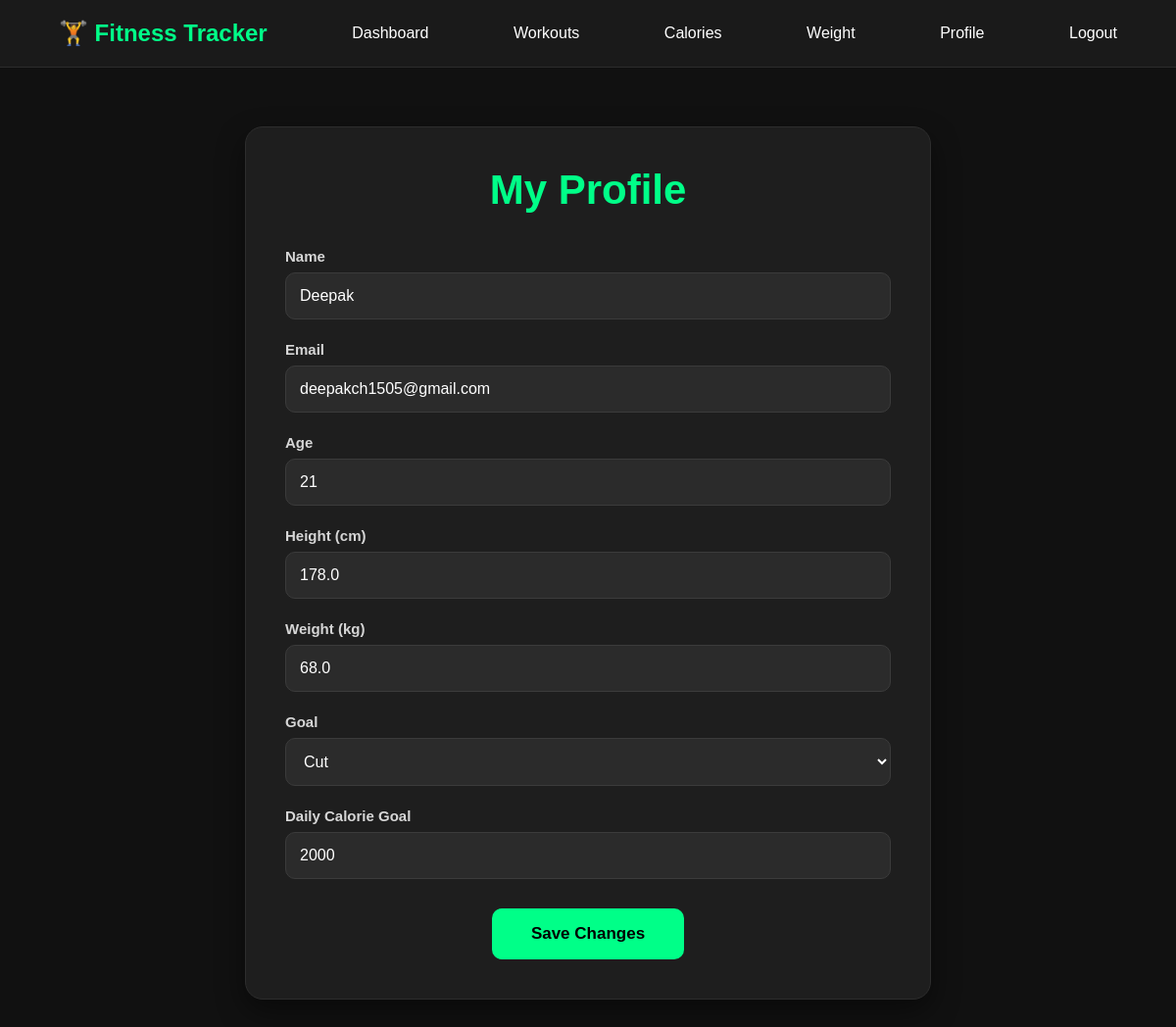
Screenshot of /profile (signed in) with the database file from the repository.
### tables this page shows
CREATE TABLE users (
    id INTEGER PRIMARY KEY AUTOINCREMENT,
    name TEXT NOT NULL,
    email TEXT UNIQUE NOT NULL,
    password TEXT NOT NULL,
    age INTEGER,
    height REAL,
    weight REAL,
    goal TEXT
, calorie_goal INTEGER);

### app.py (the view, shortened to what this page needs)
@app.route("/profile", methods=["GET", "POST"])
@app.route("/profile")
def profile():
    user_id = session["user_id"]
    conn = sqlite3.connect("fitness.db")
    cursor = conn.cursor()
    cursor.execute("""
        SELECT
        name,
        email,
        age,
        height,
        weight,
        goal,
        calorie_goal
        FROM users
        WHERE id = ?
    """, (user_id,))
    user = cursor.fetchone()
    cursor.execute("SELECT id, name FROM users")
    conn.close()
    return render_template(
    "profile.html",
    user=user
    )

### templates/profile.html (shortened to what this page needs)
{% extends "base.html" %}
{% block content %}
<div class="container">
    <div class="profile-card">
        <h1 class="page-title">
            My Profile
        </h1>
        <form method="POST">
            <div class="form-group">
                <label>Name</label>
                <input type="text" name="name" value="{{ user[0] }}">
            </div>
            <div class="form-group">
                <label>Email</label>
                <input type="email" value="{{ user[1] }}" readonly>
            </div>
            <div class="form-group">
                <label>Age</label>
                <input type="number" name="age" value="{{ user[2] }}">
            </div>
            <div class="form-group">
                <label>Height (cm)</label>
                <input type="number" step="0.1" name="height" value="{{ user[3] }}">
            </div>
            <div class="form-group">
                <label>Weight (kg)</label>
                <input type="number" step="0.1" name="weight" value="{{ user[4] }}">
            </div>
            <div class="form-group">
                <label>Goal</label>
                <select name="goal">
                    <option value="Cut"
                        {% if user[5]=="Cut" %}selected{% endif %}>
                        Cut
                    </option>
                </select>
            </div>
            <div class="form-group">
                <label>Daily Calorie Goal</label>
                <input
                    type="number"
                    name="calorie_goal"
                    value="{{ user[6] }}">
            </div>
            <div style="text-align:center; margin-top:30px;">
                <button class="btn" type="submit">
                    Save Changes
                </button>
            </div>
        </form>
    </div>
</div>
{% endblock %}

### static/css/style.css (style rules this page uses)
html { scroll-behavior:smooth; }
* { margin:0; padding:0; box-sizing:border-box; font-family:Arial, Helvetica, sans-serif; }
body { background:#111; color:white; }
.container { width:90%; max-width:700px; margin:60px auto; }
.profile-card { background:#1e1e1e; padding:40px; border-radius:18px; border:1px solid #2d2d2d; box-shadow:0 12px 30px rgba(0,0,0,.45); transition:.3s; }
.form-group { margin-bottom:22px; }
.form-group label { display:block; margin-bottom:8px; font-size:15px; font-weight:bold; color:#d6d6d6; }
.form-group input, .form-group select { width:100%; padding:14px; background:#2b2b2b; color:white; border:1px solid #3b3b3b; border-radius:10px; font-size:16px; outline:none; transition:0.3s; }
.btn { background:#00ff88; color:black; border:none; padding:16px 40px; border-radius:10px; font-size:17px; font-weight:bold; cursor:pointer; transition:.3s; }
.btn { transition: transform .25s, background .25s, box-shadow .25s; }
.page-title { text-align:center; color:#00ff88; margin-bottom:35px; font-size:42px; }

### rows the page displays
users: name "Deepak", email "deepakch1505@gmail.com", age "21", height "178.0", weight "68.0", goal "Cut", calorie_goal "2000"
